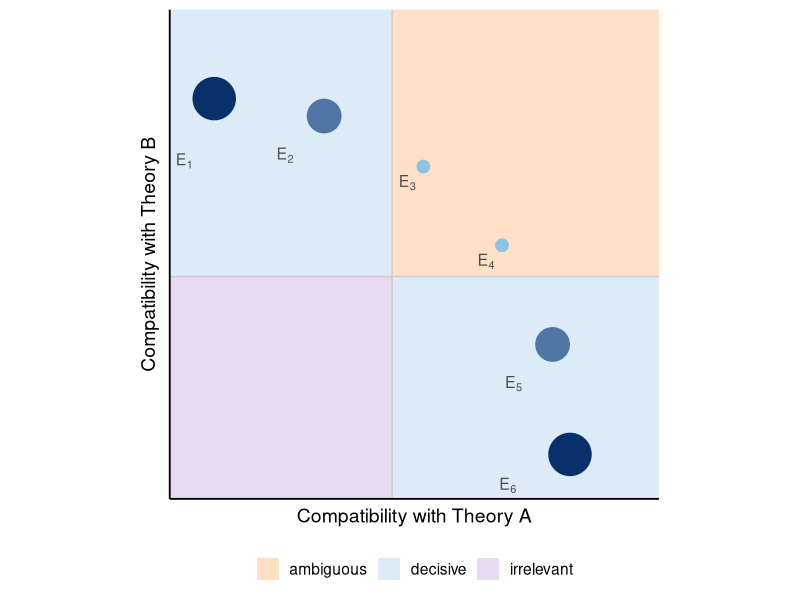

The R source for this figure:
## ---- chunk 1
#| echo: false
#| fig-width: 6
#| fig-height: 6
library(ggplot2)
library(ggrepel)

n <- 6
theta <- seq(pi / 2, 0, length.out = n)

df <- data.frame(
  x = cos(theta) * 0.8,
  y = sin(theta) * 0.8,
  extremity = abs(theta - pi / 4)
)

quads <- data.frame(
  xmin  = c(-0.1, 0.4,  -0.1, 0.4),
  xmax  = c(0.4,  1.1,  0.4,  1.1),
  ymin  = c(0.4,  0.4,  -0.1, -0.1),
  ymax  = c(1.1,  1.1,  0.4,  0.4),
  label = c("decisive", "ambiguous", "irrelevant", "decisive")
)

ggplot(df, aes(x = x, y = y, size = extremity, color = extremity)) +
  geom_rect(
    data = quads, inherit.aes = FALSE,
    aes(xmin = xmin, xmax = xmax, ymin = ymin, ymax = ymax, fill = label)
  ) +
  scale_fill_manual(
    values = c("decisive" = "#ddeaf7", "ambiguous" = "#fde0c5", "irrelevant" = "#e8daf0"),
    name = NULL
  ) +
  geom_vline(xintercept = 0.4, color = "gray80") +
  geom_hline(yintercept = 0.4, color = "gray80") +
  geom_point() +
  geom_text_repel(
    aes(label = paste0("E[", seq_len(n), "]")),
    parse = TRUE, size = 4, color = "gray30",
    box.padding = 0.3, point.padding = 0.8,
    force = 3, min.segment.length = Inf, seed = 4821,
    nudge_x = -0.02 - 0.08 * (df$extremity / max(df$extremity)) - c(0.04, 0.02, 0, 0, 0.02, 0.04),
    nudge_y = -0.02 - 0.08 * (df$extremity / max(df$extremity)) - c(0.04, 0.02, 0, 0, 0.02, 0.04),
    show.legend = FALSE
  ) +
  scale_size_continuous(range = c(4, 14)) +
  scale_color_gradient(
    low = "#89c4e1", high = "#08306b",
    name = "weight of evidence",
    breaks = range(df$extremity),
    labels = c("low", "high")
  ) +
  guides(size = "none", color = "none",
    fill = guide_legend(position = "bottom")
  ) +
  labs(x = "Compatibility with Theory A", y = "Compatibility with Theory B") +
  coord_fixed(xlim = c(-0.05, 0.95), ylim = c(-0.05, 0.95)) +
  theme_minimal(base_size = 14) +
  theme(
    axis.text = element_blank(),
    axis.ticks = element_blank(),
    panel.grid = element_blank(),
    axis.line = element_line()
  )
